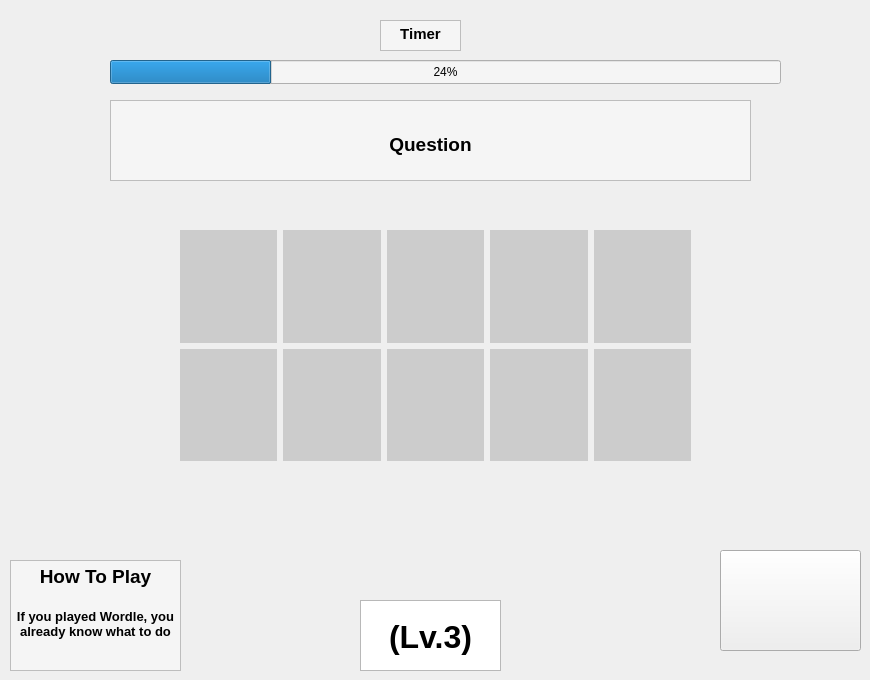
    <widget class="QWidget" name="page_4">
     <widget class="QTextEdit" name="textEdit_9">
      <property name="geometry">
       <rect>
        <x>110</x>
        <y>100</y>
        <width>641</width>
        <height>81</height>
       </rect>
      </property>
      <property name="styleSheet">
       <string notr="true">background-color: rgb(245, 245, 245);</string>
      </property>
      <property name="readOnly">
       <bool>true</bool>
      </property>
      <property name="html">
       <string>&lt;!DOCTYPE HTML PUBLIC &quot;-//W3C//DTD HTML 4.0//EN&quot; &quot;http://www.w3.org/TR/REC-html40/strict.dtd&quot;&gt;
&lt;html&gt;&lt;head&gt;&lt;meta name=&quot;qrichtext&quot; content=&quot;1&quot; /&gt;&lt;meta charset=&quot;utf-8&quot; /&gt;&lt;style type=&quot;text/css&quot;&gt;
p, li { white-space: pre-wrap; }
hr { height: 1px; border-width: 0; }
li.unchecked::marker { content: &quot;\2610&quot;; }
li.checked::marker { content: &quot;\2612&quot;; }
&lt;/style&gt;&lt;/head&gt;&lt;body style=&quot; font-family:'Segoe UI'; font-size:9pt; font-weight:400; font-style:normal;&quot;&gt;
&lt;p style=&quot;-qt-paragraph-type:empty; margin-top:0px; margin-bottom:0px; margin-left:0px; margin-right:0px; -qt-block-indent:0; text-indent:0px;&quot;&gt;&lt;br /&gt;&lt;/p&gt;
&lt;p style=&quot;-qt-paragraph-type:empty; margin-top:0px; margin-bottom:0px; margin-left:0px; margin-right:0px; -qt-block-indent:0; text-indent:0px;&quot;&gt;&lt;br /&gt;&lt;/p&gt;
&lt;p align=&quot;center&quot; style=&quot; margin-top:0px; margin-bottom:0px; margin-left:0px; margin-right:0px; -qt-block-indent:0; text-indent:0px;&quot;&gt;&lt;span style=&quot; font-size:14pt; font-weight:700;&quot;&gt;Question&lt;/span&gt;&lt;/p&gt;&lt;/body&gt;&lt;/html&gt;</string>
      </property>
     </widget>
     <widget class="QWidget" name="gridLayoutWidget_3">
      <property name="geometry">
       <rect>
        <x>180</x>
        <y>230</y>
        <width>511</width>
        <height>231</height>
       </rect>
      </property>
      <layout class="QGridLayout" name="gridLayout_3">
       <item row="3" column="7">
        <widget class="QLabel" name="label_31">
         <property name="styleSheet">
          <string notr="true">background-color: rgb(204, 204, 204);</string>
         </property>
         <property name="text">
          <string/>
         </property>
        </widget>
       </item>
       <item row="3" column="8">
        <widget class="QLabel" name="label_32">
         <property name="styleSheet">
          <string notr="true">background-color: rgb(204, 204, 204);</string>
         </property>
         <property name="text">
          <string/>
         </property>
        </widget>
       </item>
       <item row="2" column="11">
        <widget class="QLabel" name="label_29">
         <property name="styleSheet">
          <string notr="true">background-color: rgb(204, 204, 204);</string>
         </property>
         <property name="text">
          <string/>
         </property>
        </widget>
       </item>
       <item row="3" column="10">
        <widget class="QLabel" name="label_33">
         <property name="styleSheet">
          <string notr="true">background-color: rgb(204, 204, 204);</string>
         </property>
         <property name="text">
          <string/>
         </property>
        </widget>
       </item>
       <item row="3" column="11">
        <widget class="QLabel" name="label_34">
         <property name="styleSheet">
          <string notr="true">background-color: rgb(204, 204, 204);</string>
         </property>
         <property name="text">
          <string/>
         </property>
        </widget>
       </item>
       <item row="2" column="7">
        <widget class="QLabel" name="label_26">
         <property name="styleSheet">
          <string notr="true">background-color: rgb(204, 204, 204);</string>
         </property>
         <property name="text">
          <string/>
         </property>
        </widget>
       </item>
       <item row="2" column="8">
        <widget class="QLabel" name="label_27">
         <property name="styleSheet">
          <string notr="true">background-color: rgb(204, 204, 204);</string>
         </property>
         <property name="text">
          <string/>
         </property>
        </widget>
       </item>
       <item row="2" column="10">
        <widget class="QLabel" name="label_28">
         <property name="styleSheet">
          <string notr="true">background-color: rgb(204, 204, 204);</string>
         </property>
         <property name="text">
          <string/>
         </property>
        </widget>
       </item>
       <item row="3" column="12">
        <widget class="QLabel" name="label_35">
         <property name="styleSheet">
          <string notr="true">background-color: rgb(204, 204, 204);</string>
         </property>
         <property name="text">
          <string/>
         </property>
        </widget>
       </item>
       <item row="2" column="12">
        <widget class="QLabel" name="label_30">
         <property name="styleSheet">
          <string notr="true">background-color: rgb(204, 204, 204);</string>
         </property>
         <property name="text">
          <string/>
         </property>
        </widget>
       </item>
      </layout>
     </widget>
     <widget class="QTextEdit" name="textEdit_10">
      <property name="geometry">
       <rect>
        <x>10</x>
        <y>560</y>
        <width>171</width>
        <height>111</height>
       </rect>
      </property>
      <property name="styleSheet">
       <string notr="true">background-color: rgb(245, 245, 245);</string>
      </property>
      <property name="readOnly">
       <bool>true</bool>
      </property>
      <property name="html">
       <string>&lt;!DOCTYPE HTML PUBLIC &quot;-//W3C//DTD HTML 4.0//EN&quot; &quot;http://www.w3.org/TR/REC-html40/strict.dtd&quot;&gt;
&lt;html&gt;&lt;head&gt;&lt;meta name=&quot;qrichtext&quot; content=&quot;1&quot; /&gt;&lt;meta charset=&quot;utf-8&quot; /&gt;&lt;style type=&quot;text/css&quot;&gt;
p, li { white-space: pre-wrap; }
hr { height: 1px; border-width: 0; }
li.unchecked::marker { content: &quot;\2610&quot;; }
li.checked::marker { content: &quot;\2612&quot;; }
&lt;/style&gt;&lt;/head&gt;&lt;body style=&quot; font-family:'Segoe UI'; font-size:9pt; font-weight:400; font-style:normal;&quot;&gt;
&lt;p align=&quot;center&quot; style=&quot; margin-top:0px; margin-bottom:0px; margin-left:0px; margin-right:0px; -qt-block-indent:0; text-indent:0px;&quot;&gt;&lt;span style=&quot; font-size:14pt; font-weight:700;&quot;&gt;How To Play&lt;br /&gt;&lt;br /&gt;&lt;/span&gt;&lt;span style=&quot; font-size:10pt; font-weight:700;&quot;&gt;If you played Wordle, you already know what to do&lt;/span&gt;&lt;/p&gt;&lt;/body&gt;&lt;/html&gt;</string>
      </property>
     </widget>
     <widget class="QTextEdit" name="textEdit_13">
      <property name="geometry">
       <rect>
        <x>360</x>
        <y>600</y>
        <width>141</width>
        <height>71</height>
       </rect>
      </property>
      <property name="readOnly">
       <bool>true</bool>
      </property>
      <property name="html">
       <string>&lt;!DOCTYPE HTML PUBLIC &quot;-//W3C//DTD HTML 4.0//EN&quot; &quot;http://www.w3.org/TR/REC-html40/strict.dtd&quot;&gt;
&lt;html&gt;&lt;head&gt;&lt;meta name=&quot;qrichtext&quot; content=&quot;1&quot; /&gt;&lt;meta charset=&quot;utf-8&quot; /&gt;&lt;style type=&quot;text/css&quot;&gt;
p, li { white-space: pre-wrap; }
hr { height: 1px; border-width: 0; }
li.unchecked::marker { content: &quot;\2610&quot;; }
li.checked::marker { content: &quot;\2612&quot;; }
&lt;/style&gt;&lt;/head&gt;&lt;body style=&quot; font-family:'Segoe UI'; font-size:9pt; font-weight:400; font-style:normal;&quot;&gt;
&lt;p style=&quot;-qt-paragraph-type:empty; margin-top:0px; margin-bottom:0px; margin-left:0px; margin-right:0px; -qt-block-indent:0; text-indent:0px;&quot;&gt;&lt;br /&gt;&lt;/p&gt;
&lt;p align=&quot;center&quot; style=&quot; margin-top:0px; margin-bottom:0px; margin-left:0px; margin-right:0px; -qt-block-indent:0; text-indent:0px;&quot;&gt;&lt;span style=&quot; font-size:24pt; font-weight:700;&quot;&gt;(Lv.3)&lt;/span&gt;&lt;/p&gt;&lt;/body&gt;&lt;/html&gt;</string>
      </property>
     </widget>
     <widget class="QPushButton" name="pushButton_4">
      <property name="geometry">
       <rect>
        <x>720</x>
        <y>550</y>
        <width>141</width>
        <height>101</height>
       </rect>
      </property>
      <property name="styleSheet">
       <string notr="true">border-image: url(:/button_images/next_button.png);</string>
      </property>
      <property name="text">
       <string/>
      </property>
     </widget>
     <widget class="QProgressBar" name="progressBar_3">
      <property name="geometry">
       <rect>
        <x>110</x>
        <y>60</y>
        <width>671</width>
        <height>24</height>
       </rect>
      </property>
      <property name="minimumSize">
       <size>
        <width>0</width>
        <height>0</height>
       </size>
      </property>
      <property name="styleSheet">
       <string notr="true">background-color: rgb(245, 245, 245);</string>
      </property>
      <property name="value">
       <number>24</number>
      </property>
     </widget>
     <widget class="QTextEdit" name="textEdit_8">
      <property name="geometry">
       <rect>
        <x>380</x>
        <y>20</y>
        <width>81</width>
        <height>31</height>
       </rect>
      </property>
      <property name="styleSheet">
       <string notr="true">background-color: rgb(245, 245, 245);</string>
      </property>
      <property name="readOnly">
       <bool>true</bool>
      </property>
      <property name="html">
       <string>&lt;!DOCTYPE HTML PUBLIC &quot;-//W3C//DTD HTML 4.0//EN&quot; &quot;http://www.w3.org/TR/REC-html40/strict.dtd&quot;&gt;
&lt;html&gt;&lt;head&gt;&lt;meta name=&quot;qrichtext&quot; content=&quot;1&quot; /&gt;&lt;meta charset=&quot;utf-8&quot; /&gt;&lt;style type=&quot;text/css&quot;&gt;
p, li { white-space: pre-wrap; }
hr { height: 1px; border-width: 0; }
li.unchecked::marker { content: &quot;\2610&quot;; }
li.checked::marker { content: &quot;\2612&quot;; }
&lt;/style&gt;&lt;/head&gt;&lt;body style=&quot; font-family:'Segoe UI'; font-size:9pt; font-weight:400; font-style:normal;&quot;&gt;
&lt;p align=&quot;center&quot; style=&quot; margin-top:0px; margin-bottom:0px; margin-left:0px; margin-right:0px; -qt-block-indent:0; text-indent:0px;&quot;&gt;&lt;span style=&quot; font-size:11pt; font-weight:700;&quot;&gt;Timer&lt;/span&gt;&lt;/p&gt;&lt;/body&gt;&lt;/html&gt;</string>
      </property>
     </widget>
    </widget>
